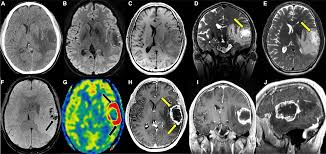
#> input picture brain tumor.jpeg, 326 x 154 px, given as the content of the folder dataset/training/glioma, which was not available
$ jupyter execute --allow-errors main.ipynb   (text cells are left out)
#> lines starting #> are read from the running program, lines starting #| are printed output that depends on the picture; after the words box and inside, x2 and y2 are one past the last pixel; in counts of white or black regions, pixels touching at a corner belong together; pictures that were not available may be replaced by others from this repository, and a replacement may not be noted
[cell 1]
import cv2
import os
from tqdm import tqdm
from tensorflow.keras.preprocessing.image import ImageDataGenerator
import tensorflow as tf
from tensorflow.keras.applications import ResNet50
from tensorflow.keras.models import Model
from tensorflow.keras.applications import VGG16
from tensorflow.keras.models import Sequential
from tensorflow.keras.layers import Input, Flatten, Dense, Dropout
from tensorflow.keras.optimizers import Adam
import random
import matplotlib.pyplot as plt
from PIL import Image
from sklearn.metrics import classification_report
import numpy as np
from sklearn.metrics import confusion_matrix
import seaborn as sns
import matplotlib.pyplot as plt
from tensorflow.keras.layers import Dense, Dropout, GlobalAveragePooling2D, BatchNormalization, Input, GlobalMaxPooling2D, Concatenate
from tensorflow.keras.applications.resnet import preprocess_input
from tensorflow.keras.applications import EfficientNetB0
from tensorflow.keras.layers import Dense, Dropout, GlobalAveragePooling2D, BatchNormalization
from tensorflow.keras.models import Model
from tensorflow.keras.optimizers import Adam

[cell 2]
INPUT_DIR = "dataset"
OUTPUT_DIR = "processed_dataset"
TARGET_SIZE = (224, 224)

CLASSES = ["glioma", "meningioma", "notumor", "pituitary"]

[cell 3]
from collections import Counter
import pandas as pd

data_count = {}

for cls in CLASSES:
    class_dir = os.path.join(INPUT_DIR, "training", cls)
    data_count[cls] = len(os.listdir(class_dir))

df_count = pd.DataFrame.from_dict(data_count, orient='index', columns=['Jumlah Data'])
df_count

[cell 4]
df_count.plot(kind='bar', legend=False)
plt.title("Distribusi Jumlah Data per Kelas")
plt.ylabel("Jumlah Citra")
plt.xlabel("Kelas")
plt.xticks(rotation=0)
plt.grid(axis='y')
plt.show()
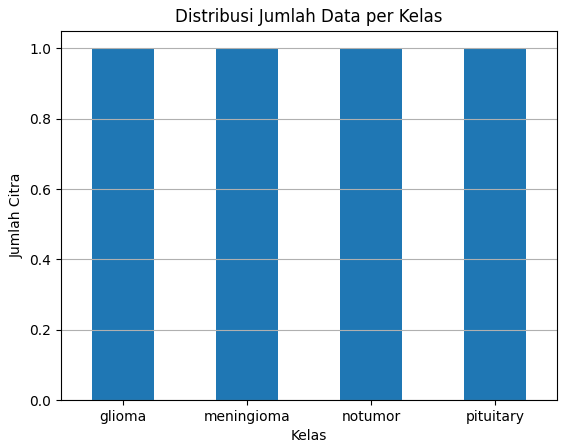
#> figure drawn by matplotlib, 1 panel

[cell 5]
import matplotlib.pyplot as plt
from PIL import Image
import random

def visualize_raw_samples(base_dir, classes, samples_per_class=2):
    plt.figure(figsize=(10, 8))
    idx = 1

    for cls in classes:
        class_dir = os.path.join(base_dir, "training", cls)
        images = random.sample(os.listdir(class_dir), samples_per_class)

        for img_name in images:
            img_path = os.path.join(class_dir, img_name)
            img = Image.open(img_path)

            plt.subplot(len(classes), samples_per_class, idx)
            plt.imshow(img)
            plt.title(cls)
            plt.axis("off")
            idx += 1

    plt.tight_layout()
    plt.show()

#> (the rest of this cell did not finish here and is left out)

[cell 6]
img_sizes = []

for cls in CLASSES:
    class_dir = os.path.join(INPUT_DIR, "training", cls)
    for img_name in os.listdir(class_dir):
        img = Image.open(os.path.join(class_dir, img_name))
#> img is the input picture: PIL image 326x154 RGB; mean R, G, B 88.2, 93.5, 88.5
        img_sizes.append(img.size)

widths, heights = zip(*img_sizes)

plt.figure(figsize=(6,4))
plt.scatter(widths, heights, alpha=0.3)
plt.xlabel("Width")
plt.ylabel("Height")
plt.title("Distribusi Ukuran Dataset MRI")
plt.grid(True)
plt.show()
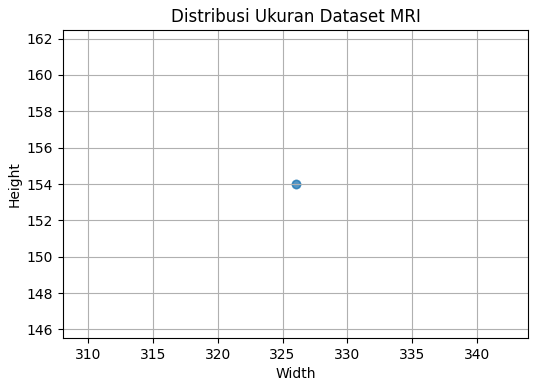
#> figure drawn by matplotlib, 1 panel

[cell 7]
def remove_black_margins(img):
    gray = cv2.cvtColor(img, cv2.COLOR_BGR2GRAY)
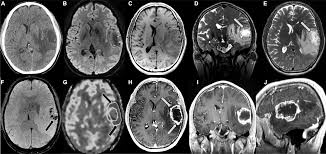
#> gray: shape (154, 326); min 0, max 255, mean 91.3
    _, thresh = cv2.threshold(gray, 10, 255, cv2.THRESH_BINARY)
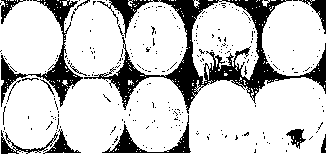
#> thresh: shape (154, 326); 79.3% white; 276 black regions (261 under 20 px), largest, box (x1, y1, x2, y2) and area: (84, 0, 326, 114) 5897, (1, 0, 83, 107) 1671, (102, 115, 191, 153) 715

    coords = cv2.findNonZero(thresh)
#> coords = contour of 39791 points, box (x1, y1, x2, y2) (0, 0, 326, 154), area 342
    x, y, w, h = cv2.boundingRect(coords)
#> x = 0; y = 0; w = 326; h = 154

    cropped = img[y:y+h, x:x+w]
    return cropped

[cell 8]
def preprocess_split(split_name):
    split_input = os.path.join(INPUT_DIR, split_name)
    split_output = os.path.join(OUTPUT_DIR, split_name)
    os.makedirs(split_output, exist_ok=True)

    for label in CLASSES:
        input_path = os.path.join(split_input, label)
        output_path = os.path.join(split_output, label)
        os.makedirs(output_path, exist_ok=True)

        for file in tqdm(os.listdir(input_path), desc=f"Processing {split_name}/{label}"):
            img_path = os.path.join(input_path, file)

            img = cv2.imread(img_path)
            if img is None:
                continue

            # 1. Remove black borders
            img = remove_black_margins(img)

            # 2. Resize
            img = cv2.resize(img, TARGET_SIZE)
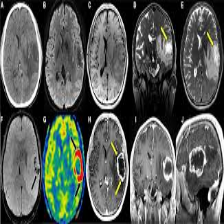
#> img: shape (224, 224, 3); mean B, G, R 88.4, 93.3, 88.1

            # 3. Normalize
            img_norm = img.astype("float32") / 255.0

            # 4. Save (convert back to 0–255)
            save_path = os.path.join(output_path, file)
            cv2.imwrite(save_path, img_norm * 255)

    print(f"✓ Finished preprocessing {split_name}")

[cell 9]
preprocess_split("training")
preprocess_split("testing")

[cell 10]
base_path = OUTPUT_DIR + "/training"   # train folder inside processed_dataset
#> base_path = 'processed_dataset/training'

#> (the rest of this cell did not finish here and is left out)
